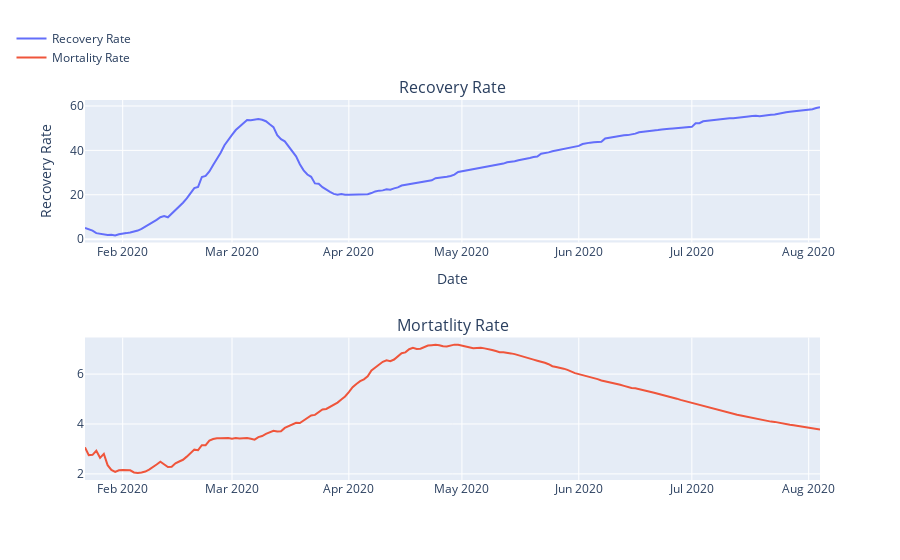

The cell this chart's notebook holds for it:
### Markdown cell above
<br> Tại vị trí tuần thứ 14 của năm, đây có thể là giai đoạn phát triển của dịch bệnh, hay nói cách khác bệnh có xu hướng bùng phát, làm số người chết tăng mạnh. Tuy nhiên thì từ tuần 14 đến tuần 19, số người chết lại giảm.
<br> Điều trên xảy ra có thể là dịch bệnh đã được kiểm soát khi mọi người đã có ý thức trong việc bảo vệ sức khỏe cho bản thân và cho người khác.
<br> Đặc biệt là số người xác định dương tính và số người chết vẫn tăng sau tuần 19, có thể đây là thời điểm chủng mới của virus covid-19 xuất hiện khiến việc kiếm soát trở nên khó khăn
<br> Tuy nhiên  có 1 tính hiệu tích cực rằng ở tuần thứ 29 (hơn nửa năm cả thế giới chông lại dịch COVID-19) thì kết quả đã khả quan hơn khi số lượng ca nhiễm và số ca tử vong đã giảm đáng kể.

### Code cell
print("Average Mortality Rate",day_wise["Deaths / 100 Cases"].mean())
print("Median Mortality Rate",day_wise["Deaths / 100 Cases"].median())
print("Average Recovery Rate",day_wise["Recovered / 100 Cases"].mean())
print("Median Recovery Rate",day_wise["Recovered / 100 Cases"].median())

#Plotting Mortality and Recovery Rate 
fig = make_subplots(rows=2, cols=1,
                   subplot_titles=("Recovery Rate", "Mortatlity Rate"))
fig.add_trace(
    go.Scatter(x=day_wise.Date, y=(day_wise["Recovered"]/day_wise["Confirmed"])*100,name="Recovery Rate"),
    row=1, col=1
)
fig.add_trace(
    go.Scatter(x=day_wise.Date, y=(day_wise["Deaths"]/day_wise["Confirmed"])*100,name="Mortality Rate"),
    row=2, col=1
)
fig.update_layout(height=1000,legend=dict(x=-0.1,y=1.2,traceorder="normal"))
fig.update_xaxes(title_text="Date", row=1, col=1)
fig.update_yaxes(title_text="Recovery Rate", row=1, col=1)
fig.update_xaxes(title_text="Date", row=1, col=2)
fig.update_yaxes(title_text="Mortality Rate", row=1, col=2)
fig.show()

### Figure 1 — Plotly figure (JSON) as saved in the notebook; plotly's stock layout.template omitted (floating-point values rounded to 4 significant figures; data arrays with more than 128 entries replaced by an {"elided": "..."} marker saying what was removed)
{"data": [{"name": "Recovery Rate", "type": "scatter", "x": {"elided": "196 str values"}, "xaxis": "x", "y": {"elided": "196 float values"}, "yaxis": "y"}, {"name": "Mortality Rate", "type": "scatter", "x": {"elided": "196 str values"}, "xaxis": "x2", "y": {"elided": "196 float values"}, "yaxis": "y2"}], "layout": {"annotations": [{"font": {"size": 16}, "showarrow": false, "text": "Recovery Rate", "x": 0.5, "xanchor": "center", "xref": "paper", "y": 1, "yanchor": "bottom", "yref": "paper"}, {"font": {"size": 16}, "showarrow": false, "text": "Mortatlity Rate", "x": 0.5, "xanchor": "center", "xref": "paper", "y": 0.375, "yanchor": "bottom", "yref": "paper"}], "autosize": true, "legend": {"traceorder": "normal", "x": -0.1, "y": 1.2}, "xaxis": {"anchor": "y", "autorange": true, "domain": [0, 1], "range": ["2020-01-22", "2020-08-04"], "title": {"text": "Date"}, "type": "date"}, "xaxis2": {"anchor": "y2", "autorange": true, "domain": [0, 1], "range": ["2020-01-22", "2020-08-04"], "type": "date"}, "yaxis": {"anchor": "x", "autorange": true, "domain": [0.625, 1], "range": [-1.497, 62.69], "title": {"text": "Recovery Rate"}, "type": "linear"}, "yaxis2": {"anchor": "x2", "autorange": true, "domain": [0, 0.375], "range": [1.755, 7.467], "type": "linear"}}}
